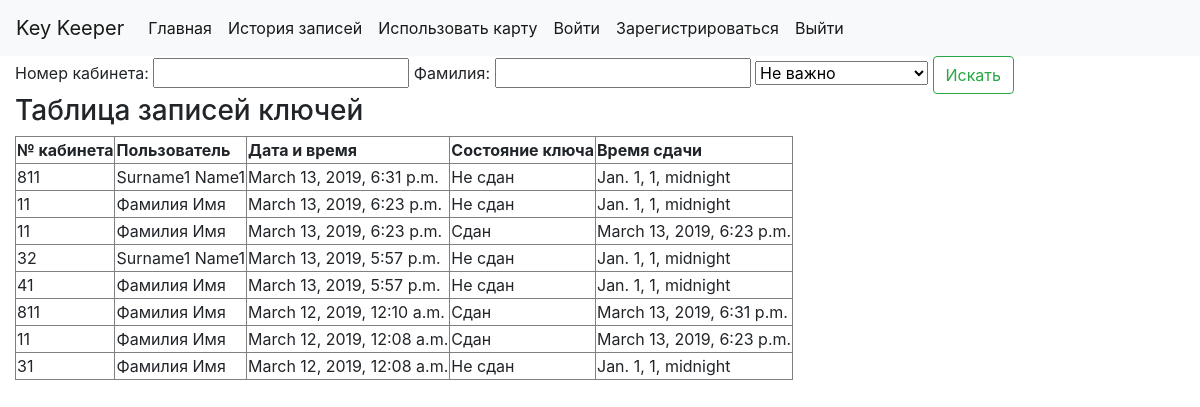
Page /history/ on the earlier database version.
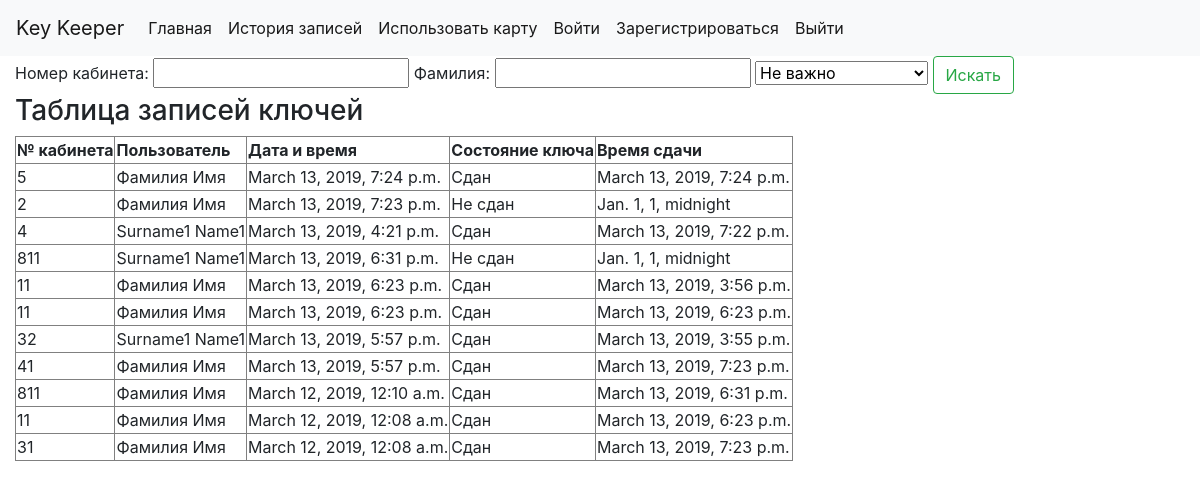
Same page on the later database version.
### keeper/models.py (models this page shows)
class History(models.Model):
    key = models.IntegerField()
    time_cr = models.DateTimeField(default=datetime.datetime.now)
    user_id = models.ForeignKey(CustomUser, on_delete=models.CASCADE)
    active = models.CharField(max_length=100, default='Не сдан')
    time_back = models.DateTimeField(default=datetime.datetime.min)

class CustomUser(AbstractUser):
    card_id = models.IntegerField(default=8000000000)
    key_tran_last = models.IntegerField(default=-1)
    user_tran_last = models.CharField(max_length=255, default='никто')

### keeper/views.py (the view)
# urls.py: path('history/', views.history, name='history'),
def history(request):
    context = {}
    hist_list = []
    if request.method == 'POST':
        f = SearchForm(request.POST)
        if f.is_valid():
            hist_list = History.objects.all()[::-1]
            hist_list = hist_list[:100]
            if f.data['key_num'] != '' and f.data['last_name'] != '':
                hist_list = []
                count = 0
                for x in History.objects.all()[::-1]:
                    if x.user_id.last_name == f.data['last_name'] and x.key == int(f.data['key_num']):
                        hist_list.append(x)
                        count += 1
                        if count == 100:
                            break
            elif f.data['key_num'] != '':
                hist_list = History.objects.filter(key=f.data['key_num'])[::-1]
                hist_list = hist_list[:100]
            elif f.data['last_name'] != '':
                hist_list = []
                count = 0
                for x in History.objects.all()[::-1]:
                    if x.user_id.last_name == f.data['last_name']:
                        hist_list.append(x)
                        count += 1
                        if count == 100:
                            break
            if f.data['is_active'] == 'true':
                context['select_active'] = 'true'
                hist_list2 = []
                for x in hist_list:
                    if x.active == 'Не сдан':
                        hist_list2.append(x)
                hist_list = hist_list2[:100]
            elif f.data['is_active'] == 'false':
                context['select_active'] = 'false'
                hist_list2 = []
                for x in hist_list:
                    if x.active == 'Сдан':
                        hist_list2.append(x)
                hist_list = hist_list2[:100]
            elif f.data['is_active'] == 'waiting':
                context['select_active'] = 'waiting'
                hist_list2 = []
                for x in hist_list:
                    if x.active == 'Ожидает передачи':
                        hist_list2.append(x)
                hist_list = hist_list2[:100]
            else:
                context['select_active'] = 'none'
    else:
        hist_list = History.objects.all()[::-1]
        hist_list = hist_list[:100]
        f = SearchForm()
    context['hist_list'] = hist_list
    context['form'] = f
    return render(request, 'history.html', context)

### keeper/forms.py
class SearchForm(forms.Form):
    key_num = forms.IntegerField(label='Номер кабинета:', max_value=1000, required=False)
    last_name = forms.CharField(label='Фамилия:', max_length=100, required=False)

### keeper/templates/history.html (shortened to what this page needs)
<!DOCTYPE html>
<html lang="en">
<head>
    {% include "includes/head.html" %}
</head>
<body>
    {% include "includes/nav_bar.html" %}
    <div class="container-fluid">
        <form method="POST">
            {{ form.key_num.label }} {{ form.key_num }}
            {{ form.last_name.label }} {{ form.last_name }}
            <select name="is_active">
                <option value="none" {% if select_active == "none" %}selected{% endif %}>Не важно</option>
            </select>
            <input type="submit" value="Искать" class="btn btn-outline-success">
        </form>
        {% if hist_list %}
                <h3>Таблица записей ключей</h3>
                <table border="1">
                <tr>
                    <th>№ кабинета</th>
                    <th>Пользователь</th>
                    <th>Дата и время</th>
                    <th>Состояние ключа</th>
                    <th>Время сдачи</th>
                </tr>
                {% for elem in hist_list %}
                    <tr><td>{{ elem.key }}</td> <td>{{ elem.user_id.last_name }} {{ elem.user_id.first_name }}</td> <td>{{ elem.time_cr }}</td> <td>{{elem.active}}</td> <td>{{elem.time_back}}</td> </tr>
                {% endfor %}
                </table>
        {% else %}
            <p>Пока нет истории</p>
        {% endif %}
    </div>
</body>
</html>

Differences in the rows shown:
added History: key "5", user_id.last_name "Фамилия", user_id.first_name "Имя", time_cr "March 13, 2019, 7:24 p.m.", active "Сдан", time_back "March 13, 2019, 7:24 p.m."
added History: key "2", user_id.last_name "Фамилия", user_id.first_name "Имя", time_cr "March 13, 2019, 7:23 p.m.", active "Не сдан", time_back "Jan. 1, 1, midnight"
added History: key "4", user_id.last_name "Surname1", user_id.first_name "Name1", time_cr "March 13, 2019, 4:21 p.m.", active "Сдан", time_back "March 13, 2019, 7:22 p.m."
changed History: active "Не сдан" → "Сдан"; time_back "Jan. 1, 1, midnight" → "March 13, 2019, 3:56 p.m."
changed History: active "Не сдан" → "Сдан"; time_back "Jan. 1, 1, midnight" → "March 13, 2019, 3:55 p.m."
changed History (number 8 of 11 on the later page): active "Не сдан" → "Сдан"; time_back "Jan. 1, 1, midnight" → "March 13, 2019, 7:23 p.m."
changed History (number 11 of 11 on the later page): active "Не сдан" → "Сдан"; time_back "Jan. 1, 1, midnight" → "March 13, 2019, 7:23 p.m."
